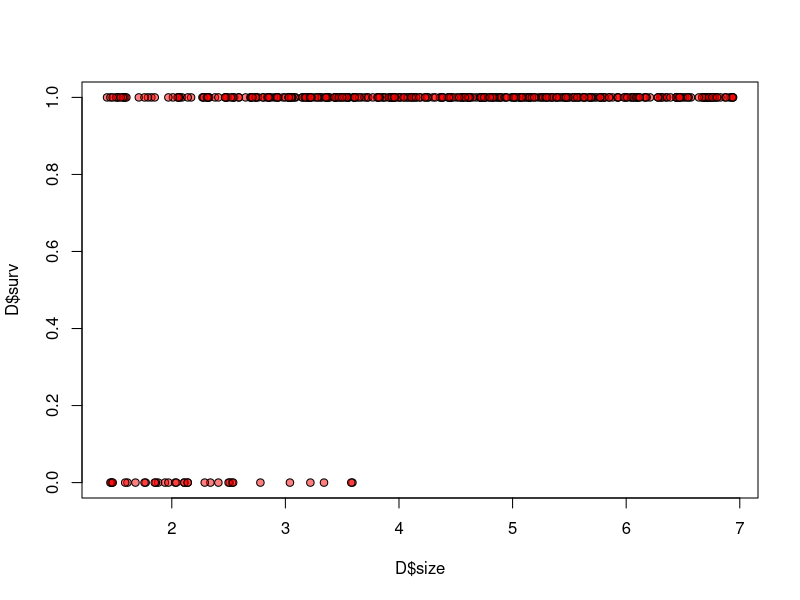
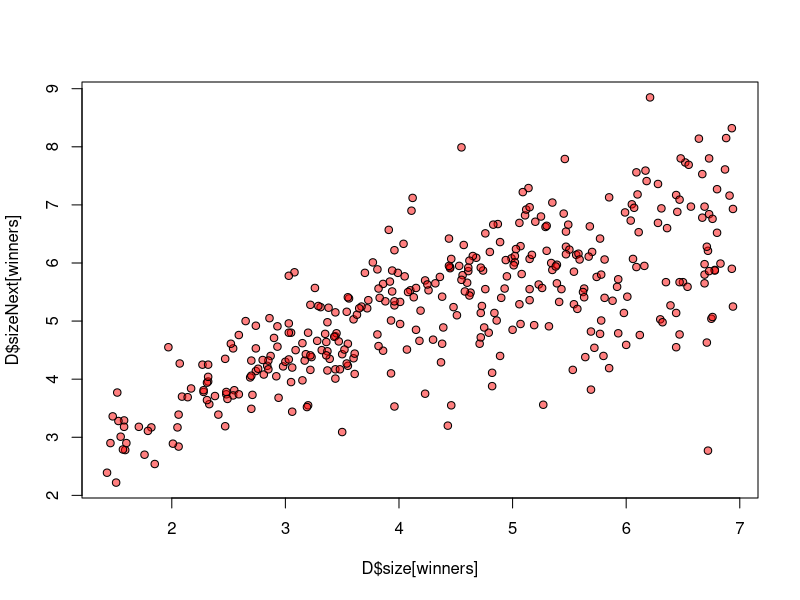
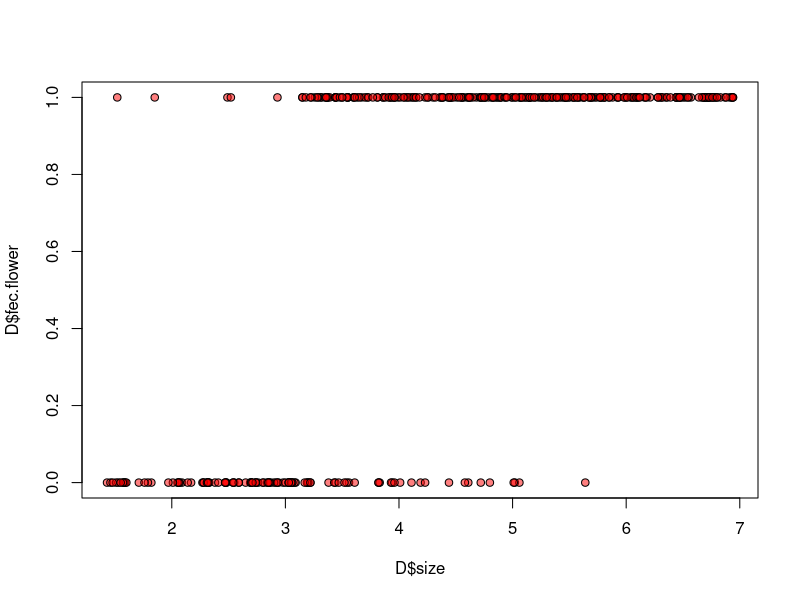
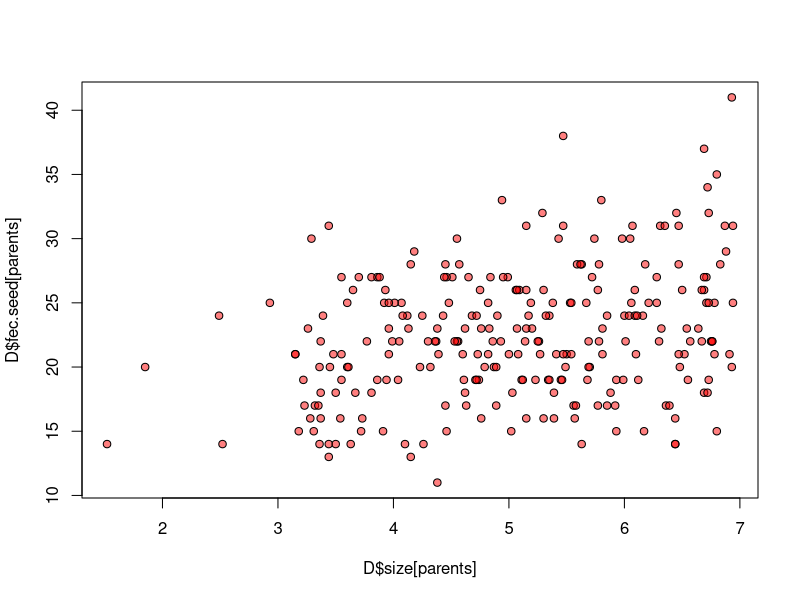
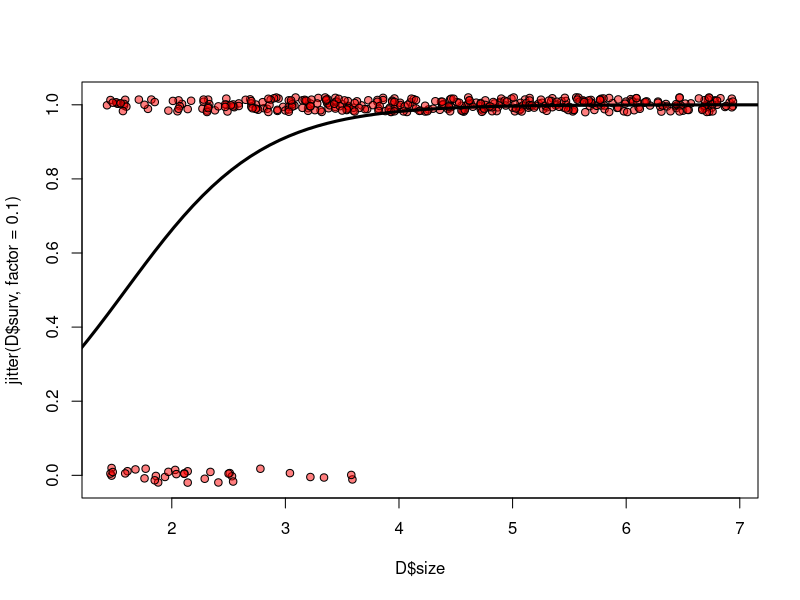
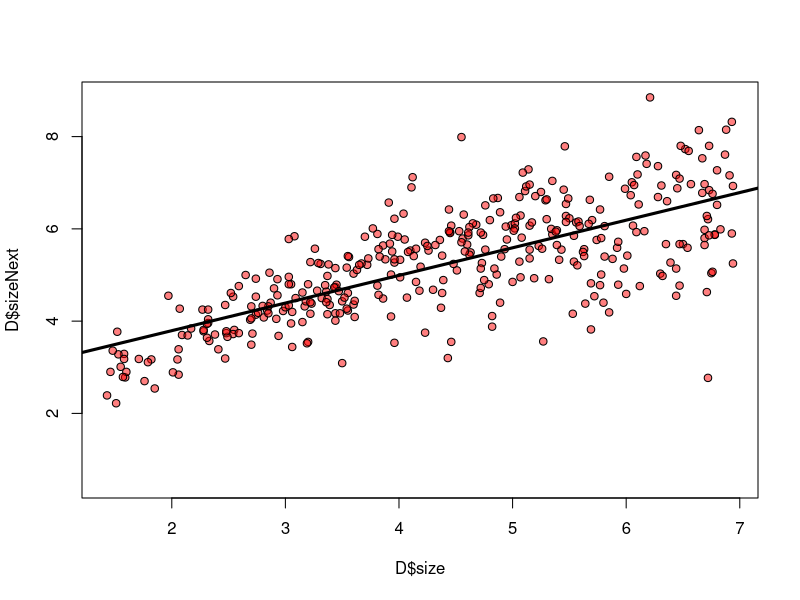
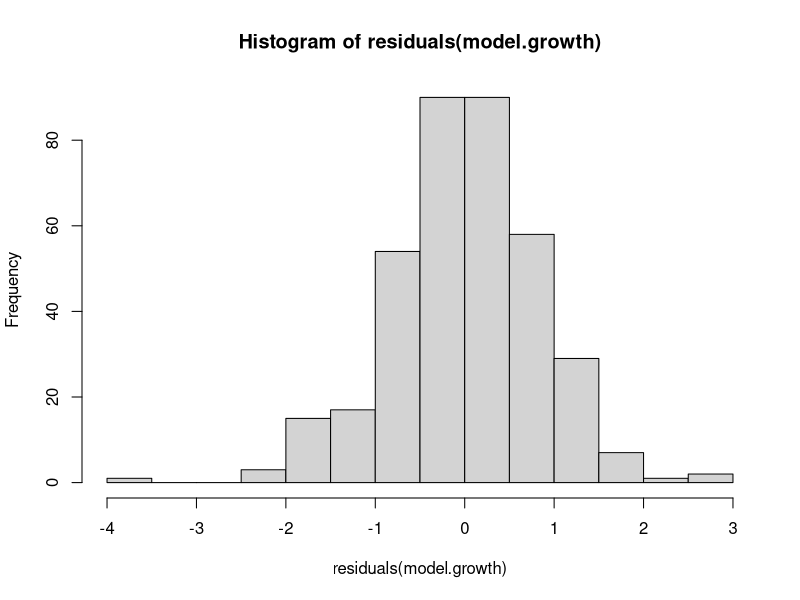
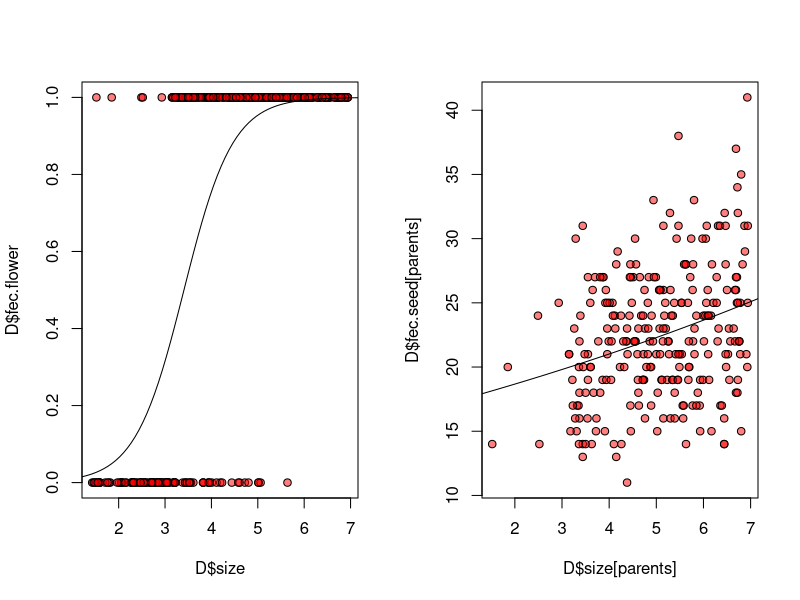

These charts were generated, in order, by the following R code:
# Integral Projection Models
# ==========================

# This code creates an Integral Projection Model (IPM) for a data set of the species Dracocephalum austriacum 
# (Nicole et al. 2011). Size x is defined as as the logarithm of the product of plant height and number of stems
# The IPM is of the form N[y,t+1]=integral of (s[x]*G[y,x]+F[y,x])*N[x,t]dx
# where 
# N[x,t] is the density of individuals of size x in year t
# s[x] is the survivorship of individuals of size x
# G[y,x] is the infinitesmal probability of surviving individuals of size x growing to a size y
# F[y,x] is the density of offspring of size y produced by individuals of size x

# Goals of today are:
# 1. Read in and plot the data
# 2. Use the GLM package to estimate s[x], G[y,x], and F[y,x]
# 3. Plot the data against the fitted functions
# 4. Create a discretized version of the model using midpoint rule
# 5. Do an elasticity analysis of the discretized model

# clear variables
rm(list = ls())

#####
# Goal 1: Read and plot some data
####
# read the csv file of data
D=read.csv("IPM-data.csv")
# we can use names(D) to see the names of all of the columns of data
# e.g. we can access the "size" data with the command D$size
# Plotting the survival data 
plot(D$size,D$surv,pch=21,bg=rgb(1,0,0,0.5))
# Plotting the growth of surviving individuals
winners=which(D$surv==1)
plot(D$size[winners],D$sizeNext[winners],pch=21,bg=rgb(1,0,0,0.5))
# Plotting the probability of flowering
plot(D$size,D$fec.flower,pch=21,bg=rgb(1,0,0,0.5))
# Plotting the fecundity data
parents=which(D$fec.flower==1)
plot(D$size[parents],D$fec.seed[parents],pch=21,bg=rgb(1,0,0,0.5))

#####
# Goals 2 and 3: Build the components of the IPM and plot
####
# To build these components, we are going to use the GLM package
# GLM stands for Generalized Linear Models
# The generalization over linear regression corresponds to 
# (i) can have non-normally distributed data e.g. Poisson, Binomial
# (ii) nonlinear transformations of the data i.e. "link functions"

# For example, for the survival data, the data consists of 0s and 1s
# as each individual either survived or didn't. Hence, this data
# is best modeled as a binomial random variable where the probability 
# of success (i.e. surviving) is a function of size
# As we expect this probability to increase and saturate with size,
# the default link function is the logit function i.e. the 
# probability of surviving increases in a logistic manner with size

# The GLM package will find parameters that maximize the likelihood
# of the model producing the observed data. We can do this as follows
# for survivorship

model.survive=glm(surv~size,data=D,family=binomial)

# The first argument is the "formula" (i.e. we want to model survival as a function 
# of size). The second argument is the name of our data frame, the final argument
# specifies that we are modeling survivorship using binomials

# To see how well our fit does, we can use the following command

summary(model.survive)

# Next we might want to plot the model against the data
# We need the range of sizes (i.e. our x)
size.range=range(cbind(D$size,D$sizeNext),na.rm=TRUE)
a=size.range[1] # the minimum size
b=size.range[2] # the maximum size
# We need to create a vector of x values for our function
n=100 # number of x values
xs=seq(a,b,length=n) # x values
# Next, we need to define the survival kernel
# input is size and output is probability of surviving
s=function(x)predict(model.survive,data.frame('size'=x),type='response')
ys=s(xs)
# Plotting yields
plot(D$size,jitter(D$surv,factor=0.1),pch=21,bg=rgb(1,0,0,0.5))
lines(xs,ys,lwd=3)


# what about growth???
# The simplest model is to view the data as 
# normally distributed around a line.
# Hence, we can do a regular linear regression
model.growth=glm(sizeNext~size,data=D)
# Checking out the stats shows an excellent fit
summary(model.growth)
# Lets define the mean trend as follows
G.mean=function(x)predict(model.growth,data.frame('size'=x),type='response')
# Plotting things
plot(D$size,D$sizeNext,pch=21,bg=rgb(1,0,0,0.5))
lines(xs,G.mean(xs),lwd=3)

# plot the residuals to see if things are roughly normal
hist(residuals(model.growth))

# create the growth kernel where x is size and y is sizeNext
G=function(y,x){dnorm(y,mean=G.mean(x),sd=sd(residuals(model.growth)))}

# The fecundity kernel
# first, did you have kids or not
model.flower=glm(fec.flower~size,data=D,family=binomial)
# create the flowering function
F.flower=function(x)predict(model.flower,data.frame('size'=x),type='response')
# second, how many kids given that I flowered?
# create a new version of the data that eliminates the non-flowering
data2=data.frame(size=D$size[parents],fec.seed=D$fec.seed[parents])
model.kids=glm(fec.seed~size,data=data2,family=poisson)
F.kids=function(x)predict(model.kids,data.frame('size'=x),type='response')
# plot these
par(mfrow=c(1,2))
plot(D$size,D$fec.flower,pch=21,bg=rgb(1,0,0,0.5))
lines(xs,F.flower(xs))
plot(D$size[parents],D$fec.seed[parents],pch=21,bg=rgb(1,0,0,0.5))
lines(xs,F.kids(xs))
#estimate the establishment probability
est.prob=sum(is.na(D$size))/sum(D$fec.seed,na.rm=TRUE)
mean.size=mean(D$sizeNext[is.na(D$size)])
# estimate the distribution of sizes in first year
sd.size=sd(D$sizeNext[is.na(D$size)])
# Putting together the fecundity function
F.all=function(y,x)F.flower(x)*F.kids(x)*est.prob*dnorm(y,mean=mean.size,sd=sd.size)

# PUT The full kernel TOGETHER!!!!
K=function(y,x)s(x)*G(y,x)+F.all(y,x)

#####
# Goal 4: Create the discretized model
####
# We can approximate the infinite dimensional model
# by creating a finite number of size classes, say n.sizes
n.sizes=100
# Create size bins using midpoints
dx=(b-a)/n.sizes
sizes=seq(a+dx/2,b-dx/2,length=n.sizes)
# Nex we discretize the IPM using the outer command. 
IPM=outer(sizes,sizes,K)*dx
# lets see what the kernel looks like
filled.contour(sizes,sizes,IPM)



#####
# Goal 5: Apply our matrix model methods
####

# Compute the dominant eigenvalue and eigenvector
estuff=eigen(IPM)
lambda=Re(estuff$values[1])
v=Re(estuff$vectors[,1])
v=v/sum(v)
# Compute the reproductive values
w=Re(eigen(t(IPM))$vectors[,1])
w=w/sum(v*w)
# Plot stable size distribution and reproductive values
par(mfrow=c(1,2)) # create two subplots
plot(sizes,v)
plot(sizes,w)

# compute sensitivity and elasticity matrices
S=w%o%v
E=S*IPM/lambda
# plot elasticity matrix
filled.contour(sizes,sizes,E)


